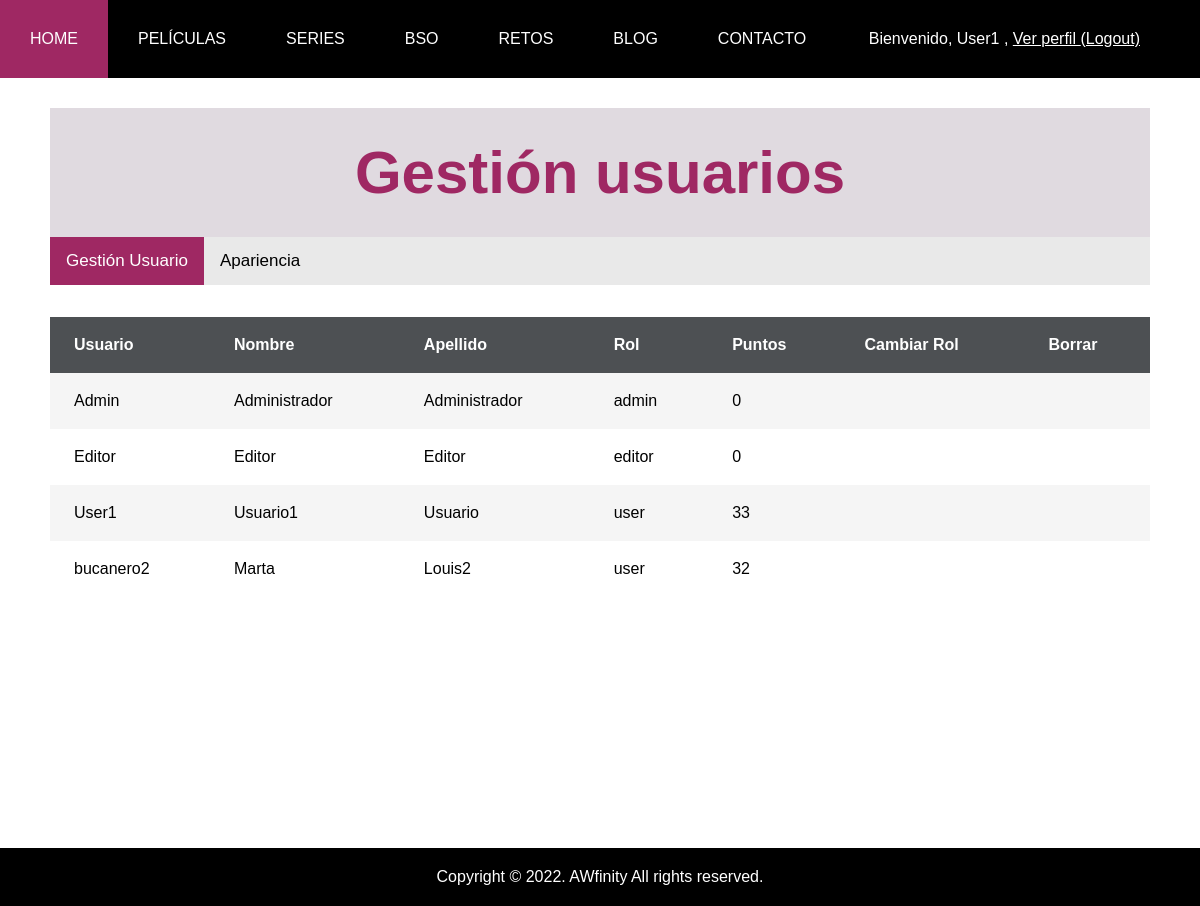
Page /vistaAdminGestionUser.php (signed in) on the committed database.
### tables this page shows
CREATE TABLE `usuarios` (
  `id_user` int(10) NOT NULL,
  `nombreUsuario` varchar(20) NOT NULL,
  `nombre` varchar(20) NOT NULL,
  `apellido` varchar(20) NOT NULL,
  `password` varchar(255) NOT NULL,
  `rol_user` enum('admin','editor','user','') NOT NULL,
  `puntos` int(10) NOT NULL
);

### includes/Usuario.php (called while the page is built, shortened)
<?php
class Usuario
{
    private $nombreUsuario;
    private $nombre;
    private $apellido;
    private $rol_user;
    private $puntos;
    private function __construct($nombreUsuario, $nombre, $apellido, $password, $rol_user,$puntos, $id = NULL) {
        $this->nombreUsuario = $nombreUsuario;
        $this->nombre = $nombre;
        $this->apellido = $apellido;
        $this->rol_user = $rol_user;
        $this->puntos=$puntos;
    }
    public function getNombreUsuario() {
        return $this->nombreUsuario;
    }
    public function getRol() {
        return $this->rol_user;
    }
    public function getNombre(){
        return $this->nombre;
    }
    public function getPuntos(){
        return $this->puntos;
    }
    public function getApellido(){
        return $this->apellido;
    }
    public static function getTodosUsuarios()
    {
        $conn = Aplicacion::getInstance()->getConexionBd();
        $query = sprintf("SELECT * FROM usuarios");
        $rs = $conn->query($query);
        $result = array();
        if ($rs) {
           while($fila = mysqli_fetch_assoc($rs)){
                $result[] = new Usuario($fila['nombreUsuario'], $fila['nombre'], $fila['apellido'], $fila['password'], $fila['rol_user'],$fila['puntos'],  $fila['id_user']);
            }
        } else {
            error_log("Error BD ({$conn->errno}): {$conn->error}");
        }
        return $result;
    }
}
?>

### vistaAdminGestionUser.php (the view, shortened to what this page needs)
<?php
$contenidoPrincipal = '';
$contenidoPrincipal .= <<<EOS
<div class="header2">
                                <h2>Gestión usuarios</h2>
                                </div>
                                <div class="menublog">
                                <a class="active" href="./vistaAdminGestionUser.php">Gestión Usuario</a>
                                <a  href="./vistaAdminApariencia.php">Apariencia</a>
                                </div>
                                <div class="contened">
                                <div class="wrapper">
                                <table>
                                    <thead>
                                        <tr>
                                            <th>Usuario</th>
                                            <th>Nombre</th>
                                            <th>Apellido</th>
                                            <th>Rol</th>
                                            <th>Puntos</th>
                                            <th>Cambiar Rol</th>
                                            <th>Borrar</th>
                                        </tr>
                                    </thead>
                                    <tbody>
EOS;
$usuarios= Usuario::getTodosUsuarios();
        $cont=0;
        foreach($usuarios as $us){
                $contenidoPrincipal .=<<<EOS
                <tr>
                <td class="usuario">{$us->getNombreUsuario()}</td>
                <td class="nombre">{$us->getNombre()}</td>
                <td class="apellido">{$us->getApellido()}</td>
                <td class="rol">{$us->getRol()}</td>
                <td class="puntos">{$us->getPuntos()}</td>
                <td class="cambiar">
                EOS;
                $formU[$cont]= new FormEditorElimUsuario($us);
                $htmlFormEditorElimUsuario[$cont]= $formU[$cont]->gestiona();
                $contenidoPrincipal .=<<<EOS
                </td>
                <td class="borrar">
                {$htmlFormEditorElimUsuario[$cont]}
                </td>
                </tr>
                EOS;
                $cont++;
        }
$contenidoPrincipal.=<<<EOS
</tbody>
		</table>
		</div>
		</div>
EOS;
require __DIR__. '/includes/vistas/plantillas/plantilla.php';
?>

### css/default.css (style rules this page uses)
* { margin:0px; padding:0px; }
.menublog { overflow: hidden; background-color: #e9e9e9; }
.menublog a { float: left; display: block; color: black; text-align: center; padding: 14px 16px; text-decoration: none; font-size: 17px; }
.menublog a.active { background-color: #9f2863; color: white; }
.wrapper { line-height: 1.5em; margin: 0 auto; padding: 2em 0 3em; width: 100%; max-width: 2000px; overflow: hidden; }
.wrapper table { border-collapse: collapse; width: 100%; background: #fff; }
.wrapper th { background-color: #4d5053; font-weight: bold; color: #fff; white-space: nowrap; }
.wrapper td, th { padding: 1em 1.5em; text-align: left; }
.wrapper tbody tr:nth-child(2n-1) { background-color: #f5f5f5; transition: all .125s ease-in-out; }
.wrapper td.nombre { text-transform: capitalize; }
.header2 { padding: 30px; font-size: 40px; text-align: center; background: #9581954b; }
.header2 h2 { color: #9f2863; }

### rows in the picture
usuarios: nombreUsuario "Admin", nombre "Administrador", apellido "Administrador", rol_user "admin", puntos "0"
usuarios: nombreUsuario "Editor", nombre "Editor", apellido "Editor", rol_user "editor", puntos "0"
usuarios: nombreUsuario "User1", nombre "Usuario1", apellido "Usuario", rol_user "user", puntos "33"
usuarios: nombreUsuario "bucanero2", nombre "Marta", apellido "Louis2", rol_user "user", puntos "32"

### other values in the picture
$_SESSION['nombreUsuario'] "User1"
